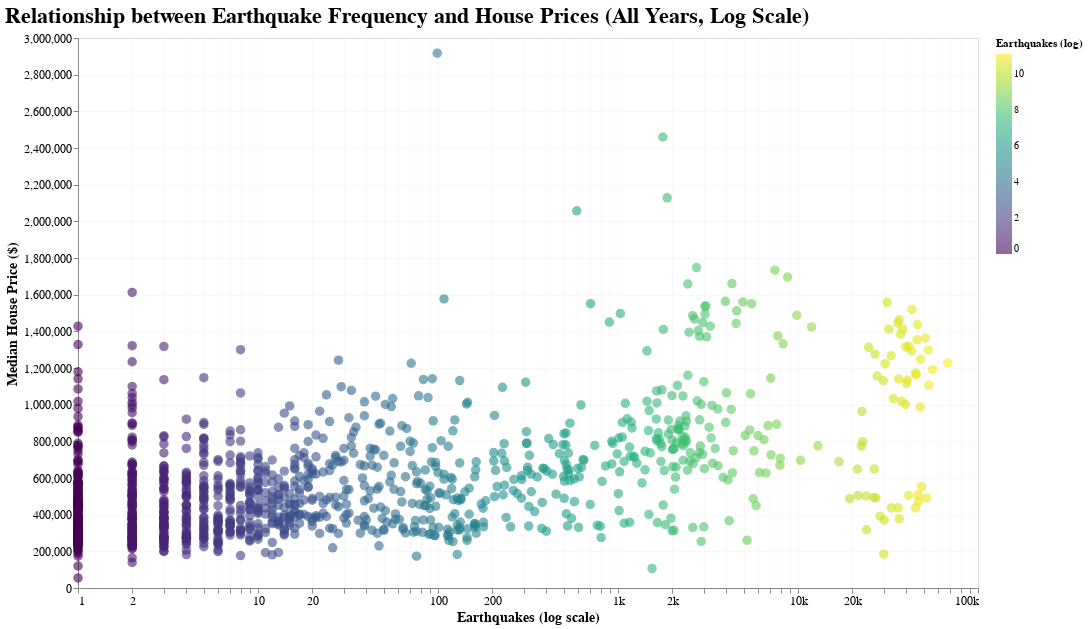

The notebook cell saved with this chart:
### Code cell
import altair as alt
import numpy as np

# --------------------------
# 1. CLEAN DATA
# --------------------------

df_corr = df_state_aggreg.copy()

# Remove invalid values
df_corr = df_corr[
    (df_corr["n_earthquakes"] > 0) &
    (df_corr["avg_price"] > 0)
].copy()

# Add log value for regression
df_corr["log_eq"] = np.log(df_corr["n_earthquakes"])

# --------------------------
# 2. SCATTER (log scale)
# --------------------------

color_scale = alt.Scale(scheme="viridis")

scatter_all = (
    alt.Chart(df_corr)
    .mark_circle(size=90, opacity=0.6)
    .encode(
        x=alt.X(
            "n_earthquakes:Q",
            title="Earthquakes (log scale)",
            scale=alt.Scale(type="log"),
            axis=alt.Axis(format="~s")
        ),
        y=alt.Y(
            "avg_price:Q",
            title="Median House Price ($)",
            scale=alt.Scale(zero=False, padding=10)
        ),
        color=alt.Color(
            "log_eq:Q",
            title="Earthquakes (log)",
            scale=color_scale
        ),
        tooltip=[
            alt.Tooltip("state:N", title="State"),
            alt.Tooltip("year:O", title="Year"),
            alt.Tooltip("n_earthquakes:Q", title="Earthquakes"),
            alt.Tooltip("avg_price:Q", title="House Price ($)")
        ]
    )
)

# --------------------------
# 3. TRENDLINE with log transform
# --------------------------

smooth_all = (
    alt.Chart(df_corr)
    .transform_regression(
        "log_eq", "avg_price"
    )
    .mark_line(
        color="black",
        size=3
    )
    .encode(
        x=alt.X(
            "n_earthquakes:Q",
            scale=alt.Scale(type="log")
        ),
        y="avg_price:Q"
    )
)

# --------------------------
# 4. COMBINE BOTH
# --------------------------

correlation_all = (
    (scatter_all + smooth_all)
    .properties(
        width=900,
        height=550,
        title="Relationship between Earthquake Frequency and House Prices (All Years, Log Scale)"
    )
    .configure_axis(
        gridOpacity=0.20,
        labelFontSize=12,
        titleFontSize=14
    )
    .configure_title(
        fontSize=22,
        anchor="start"
    )
)

correlation_all

### Figure 1 — Vega specification as saved in the notebook (floating-point values rounded to 4 significant figures; data arrays with more than 128 entries replaced by an {"elided": "..."} marker saying what was removed)
{"$schema": "https://vega.github.io/schema/vega/v5.json", "data": [{"name": "source_0", "values": {"elided": "1204 records"}}, {"name": "data_0", "values": {"elided": "1204 records"}}, {"name": "data_1", "source": "source_0", "transform": [{"type": "regression", "x": "log_eq", "as": ["log_eq", "avg_price"], "y": "avg_price"}, {"type": "project", "fields": ["avg_price", "n_earthquakes"]}]}, {"name": "data_0_color_domain_log_eq", "values": [{"min": 0.0, "max": 11.13}]}], "marks": [{"type": "symbol", "name": "layer_0_marks", "from": {"data": "data_0"}, "encode": {"update": {"y": {"field": "avg_price", "scale": "y"}, "size": {"value": 90}, "x": {"field": "n_earthquakes", "scale": "x"}, "tooltip": {"signal": "{\"State\": isValid(datum[\"state\"]) ? datum[\"state\"] : \"\"+datum[\"state\"], \"Year\": isValid(datum[\"year\"]) ? datum[\"year\"] : \"\"+datum[\"year\"], \"Earthquakes\": format(datum[\"n_earthquakes\"], \"\"), \"House Price ($)\": format(datum[\"avg_price\"], \"\")}"}, "opacity": {"value": 0.6}, "fill": {"field": "log_eq", "scale": "color"}, "shape": {"value": "circle"}}}, "style": ["circle"]}, {"type": "line", "name": "layer_1_marks", "from": {"data": "data_1"}, "sort": {"field": "x"}, "encode": {"update": {"strokeWidth": {"value": 3}, "y": {"field": "avg_price", "scale": "y"}, "stroke": {"value": "black"}, "defined": {"signal": "isValid(datum[\"n_earthquakes\"]) && isFinite(+datum[\"n_earthquakes\"]) && isValid(datum[\"avg_price\"]) && isFinite(+datum[\"avg_price\"])"}, "x": {"field": "n_earthquakes", "scale": "x"}}}, "style": ["line"]}], "scales": [{"name": "x", "type": "log", "domain": {"fields": [{"data": "data_0", "field": "n_earthquakes"}, {"data": "data_1", "field": "n_earthquakes"}]}, "range": [0, {"signal": "width"}], "nice": true}, {"name": "y", "type": "linear", "domain": {"fields": [{"data": "data_0", "field": "avg_price"}, {"data": "data_1", "field": "avg_price"}]}, "range": [{"signal": "height"}, 0], "padding": 10, "zero": false, "nice": true}, {"name": "color", "type": "linear", "domain": [{"signal": "(data(\"data_0_color_domain_log_eq\")[0] || {}).min"}, {"signal": "(data(\"data_0_color_domain_log_eq\")[0] || {}).max"}], "range": {"scheme": "viridis"}, "zero": false, "interpolate": "hcl"}], "axes": [{"scale": "x", "grid": true, "labels": false, "orient": "bottom", "gridScale": "y", "aria": false, "zindex": 0, "domain": false, "maxExtent": 0, "minExtent": 0, "ticks": false}, {"scale": "y", "maxExtent": 0, "gridScale": "x", "tickCount": {"signal": "ceil(height/40)"}, "zindex": 0, "aria": false, "labels": false, "domain": false, "ticks": false, "orient": "left", "grid": true, "minExtent": 0}, {"scale": "x", "labelFlush": true, "grid": false, "labelOverlap": "greedy", "zindex": 0, "title": "Earthquakes (log scale)", "orient": "bottom", "format": "~s"}, {"scale": "y", "orient": "left", "tickCount": {"signal": "ceil(height/40)"}, "zindex": 0, "labelOverlap": true, "grid": false, "title": "Median House Price ($)"}], "title": {"text": "Relationship between Earthquake Frequency and House Prices (All Years, Log Scale)", "anchor": "start"}, "padding": 5, "width": 900, "height": 550, "background": "white", "style": "cell", "config": {"axis": {"gridOpacity": 0.2, "labelFontSize": 12, "titleFontSize": 14}, "style": {"group-title": {"fontSize": 22}}}, "legends": [{"title": "Earthquakes (log)", "fill": "color", "gradientLength": {"signal": "clamp(height, 64, 200)"}, "encode": {"gradient": {"update": {"opacity": {"value": 0.6}}}}}]}
